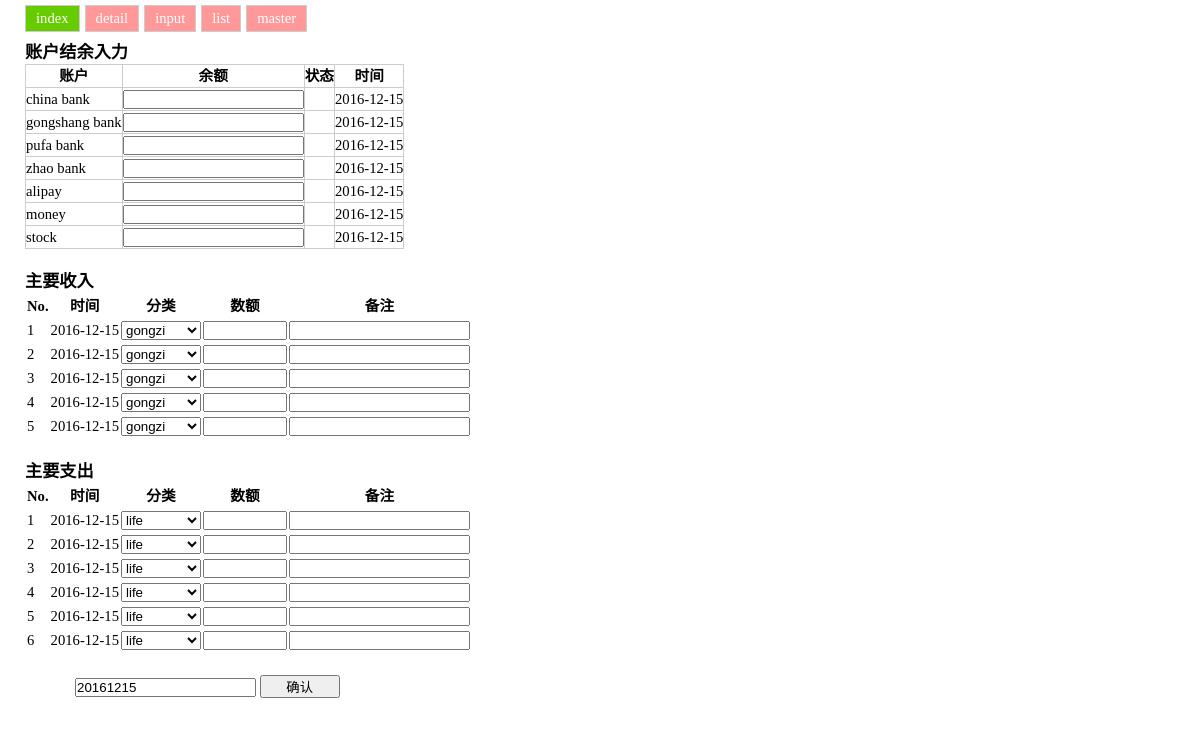
The page /input.php on the database its author committed.
### tables this page shows
CREATE TABLE `master` (
  `item_id` int(3) NOT NULL,
  `item_no` int(3) NOT NULL,
  `item_name` varchar(30) NOT NULL,
  `status` varchar(1) default NULL,
  PRIMARY KEY  (`item_id`,`item_no`)
);

### input.php (the view, shortened to what this page needs)
<!doctype html>
<html lang="en">
 <head>
 <link rel="stylesheet" href="common.css" type="text/css" />
</head>
 <body>
	<?php require_once("header.php");?>
	<div id="main">
	<form name="form1" method="post" action="input_result.php">
	<?php
		$conn = connect();
		$sql = "SELECT item_id, item_no, item_name,status FROM master ORDER BY item_id,item_no";
		$result = $conn->query($sql);
		if ($result) {
			while($row = $result->fetch_assoc()) {
				$item_no[$row["item_id"]][] = $row["item_no"];
				$item_name[$row["item_id"]][] = $row["item_name"];
			}
		} else {
			echo "0 个结果";exit();
		}
		$sql = "SELECT item_id, item_no, item_name,status FROM master WHERE item_id=1 ORDER BY item_no";
		$result = $conn->query($sql);
		if ($result) {
			print '<h3>账户结余入力</h3>';
			print '<table border="1" cellpadding="3" cellspacing="0" class="data" bordercolor="#C0C0C0">';
			print '<tr>';
			print '<th class="td-width-200">账户</th>';
			print '<th>余额</th>';
			print '<th>状态</th>';
			print '<th>时间</th>';
			print '</tr>';
			$x=0;
			while($row = $result->fetch_assoc()) {
				print '<tr>';
				print '<td class="td-width-200">'.$row["item_name"].'</td>';
				print '<td><input type="text" class="width-100" name="item_num_'.$x.'" value=""></input></td>';
				print '<td>'.$row["status"].'</td>';
				print '<td>'.date("Y-m-d").'</td>';
				print '</tr>';
				$x++;
			}
			print '</table><br>';
		} else {
			echo "0 个结果";
		}
		$x=2;
		while($x<=3){
			if ($x==2){
				print '<h3>主要收入</h3>';
				print '<table id="shouru_tb">';
			}
			elseif ($x==3){
				print '<h3>主要支出</h3>';
				print '<table id="zhichu_tb">';
			}
			print '<tr><th>No.</th><th>时间</th><th>分类</th><th>数额</th><th>备注</th></tr>';
			$i=0;
			while($i < count($item_no[$x])){
				print '<tr>';
				print '<td>'.($i+1).'</td>';
				print '<td>'.date("Y-m-d").'</td>';
				print '<td><select style="width:80px;" name="item_fenlei_'.$x.'_'.$i.'">';
				$u =0;
				while($u < count($item_no[$x])){
					print '<option value="'.$item_no[$x][$u].'">'.$item_name[$x][$u].'</option>';
					$u++;
				}
				print '</select></td>';
				print '<td><input type="text" style="width:80px;" name="item_num_'.$x.'_'.$i.'" value="" ></input></td>';
				print '<td><input type="text" name="item_mark_'.$x.'_'.$i.'" value=""></input></td>';
				print '</tr>';
				$i++;
			}
			print '</table>';
			print '<br>';
			$x++;
		}
	?>
	<p>	<input type="text" name="date_input" value="<?= date('Ymd') ?>">
	<INPUT type="submit" style="width:80px;" value="确认"></p>
	</form>
	</div>
 </body>
</html>

### common.css (style rules this page uses)
* { margin: 0px; padding: 0px; }
body { font-size: 11pt; line-height: 150%; font-family: "�l�r �o�S�V�b�N", Osaka, "�q���M�m�p�S Pro W3"; }
#main { border: 0px solid #CCCCCC; margin-right: 25px; margin-left: 25px; background: #FFFFFF; padding-top: 20px; padding-bottom: 20px; }
table.data { font-size: 11pt; border-collapse:collapse; border-style: solid; border-color: #CCCCCC; border-width: 1px; padding: 0px; margin: 0; }
p { margin-left: 50px; margin-right: 30px; }
.td-width-200 { width: 200; }
.width-100 { width: 100; }

### rows shown on the page
master: item_name "china bank"
master: item_name "gongshang bank"
master: item_name "pufa bank"
master: item_name "zhao bank"
master: item_name "alipay"
master: item_name "money"
master: item_name "stock"

### other values the page prints
form field value "gongzi"
form field value "life"
